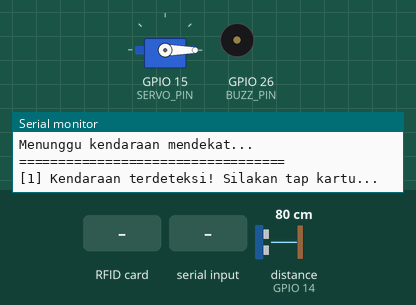
Bench run of a sketch on a simulated ESP32. On the bench: servo, buzzer (waves = sounding, pin HIGH), the last lines printed to the serial monitor. Wiring (inferred from the names in the program): ultrasonic range finder: trigger GPIO 12; echo GPIO 14. Inputs (shaded band) come from the test bench; at power-on: distance to the obstacle (sensor on GPIO 14) 80 cm. The echo pulse lasts 58.3 µs per cm; pins used as bus, display or sensor lines are not drawn.

Above: at 1.2 s.
1.3 s: RFID card 5E 7A 19 C4 held to the reader
3.3 s: "HELM_OK\n" received over Serial
At 3.45 s:
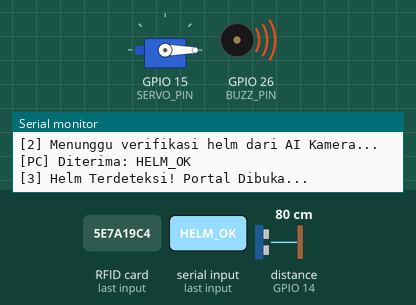
At 5.0 s:
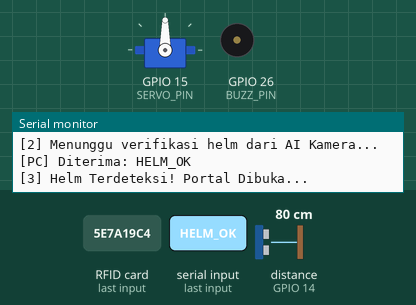
5.3 s: distance to the obstacle (sensor on GPIO 14) set to 97 cm
7.5 s: distance to the obstacle (sensor on GPIO 14) set to 103 cm
At 9.9 s:
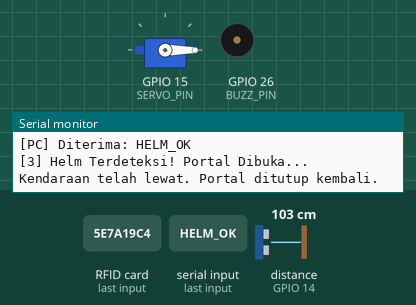
Timing chart, 0 to 11.4 s (numbered marks = the images above; inputs shaded):
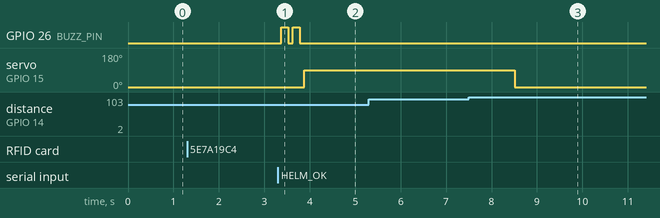

Measured:
- the behaviour switches between 100 and 101 cm on distance to the obstacle (sensor on GPIO 14) (found by bisection; images 2 and 3)
- after the input at 3.3 s, GPIO 26 (BUZZ_PIN): alternates HIGH for 0.15 s and LOW for 0.10 s, 4 changes in all, then stays LOW, starting after 0.08 s; servo on GPIO 15 (SERVO_PIN): 0° → 90° after 0.58 s
- after the input at 5.3 s, every drawn part: stays the same
- after the input at 7.5 s, servo on GPIO 15 (SERVO_PIN): 90° → 0° after 1.0 s

The sketch:

REAL_integrasi.ino
```cpp
/*
 =============================================================================
   SISTEM HELM GATE — ESP32 SKETCH (Berdasarkan REAL.ino yang sudah jalan)

   PERUBAHAN dari REAL.ino asli:
     + Ultrasonik sebagai trigger PERTAMA (sebelum RFID, sesuai workflow)
     + Kirim "RFID:<UID>" ke PC saat kartu ditap (untuk logging)
     + Terima "HELM_OK" / "NO_HELM" dari PC (protokol tetap sama)
     + Tambah BUZZER untuk indikator akses ditolak
     + State machine ringan (tanpa blocking while)

   PIN (persis sama dengan REAL.ino kamu):
     SERVO  → GPIO 15   (tidak berubah)
     SS     → GPIO 5    (tidak berubah)
     RST    → GPIO 22   (tidak berubah)
     TRIG   → GPIO 12   (tidak berubah)
     ECHO   → GPIO 14   (tidak berubah)
     BUZZER → GPIO 26   (BARU — tambah kabel ke buzzer)

   LIBRARY yang dibutuhkan (sudah kamu install):
     - MFRC522
     - ESP32Servo
 =============================================================================
*/

#include <SPI.h>
#include <MFRC522.h>
#include <ESP32Servo.h>

// ── PIN — sama persis dengan REAL.ino kamu ──
#define SS_PIN    5
#define RST_PIN   22
#define SERVO_PIN 15
#define TRIG_PIN  12
#define ECHO_PIN  14
#define BUZZ_PIN  26   // ← BARU: sambungkan buzzer ke GPIO 26

// ── Objek hardware ──
MFRC522 rfid(SS_PIN, RST_PIN);
Servo   portalServo;

// ── Konfigurasi sistem ──
const int   JARAK_DETEKSI_CM  = 100;    // jarak ultrasonik deteksi kendaraan (cm)
const int   JARAK_LEWAT_CM    = 100;   // jarak ultrasonik untuk nutup portal (sama REAL.ino)
const int   TIMEOUT_PC_MS     = 15000; // tunggu Python max 15 detik
const int   TIMEOUT_RFID_MS   = 10000; // tunggu RFID tap max 10 detik
const int   DEBOUNCE_MS       = 1500;  // jeda antar baca kartu

// ── State Machine ──
enum State {
  IDLE,             // scan ultrasonik, tunggu kendaraan
  TUNGGU_RFID,      // kendaraan terdeteksi, tunggu tap kartu
  TUNGGU_PC,        // RFID ditap, tunggu respons Python
  BUKA_PORTAL,      // HELM_OK diterima, portal terbuka
  TOLAK_AKSES,      // NO_HELM / timeout, akses ditolak
  COOLDOWN          // jeda 2 detik sebelum kembali IDLE
};

State  state         = IDLE;
unsigned long timerMulai = 0;
String bufferSerial  = "";

// ─────────────────────────────────────────
//  FUNGSI ULTRASONIK (sama persis REAL.ino)
// ─────────────────────────────────────────
long bacaJarak() {
  digitalWrite(TRIG_PIN, LOW);
  delayMicroseconds(2);
  digitalWrite(TRIG_PIN, HIGH);
  delayMicroseconds(10);
  digitalWrite(TRIG_PIN, LOW);
  long durasi = pulseIn(ECHO_PIN, HIGH, 30000UL); // timeout 30ms
  if (durasi == 0) return 999;
  return durasi * 0.034 / 2;
}

// ─────────────────────────────────────────
//  FUNGSI RFID (sama persis REAL.ino)
// ─────────────────────────────────────────
String bacaUID() {
  if (!rfid.PICC_IsNewCardPresent()) return "";
  if (!rfid.PICC_ReadCardSerial())  return "";

  String uid = "";
  for (byte i = 0; i < rfid.uid.size; i++) {
    if (rfid.uid.uidByte[i] < 0x10) uid += "0";
    uid += String(rfid.uid.uidByte[i], HEX);
  }
  uid.toUpperCase();

  rfid.PICC_HaltA();
  rfid.PCD_StopCrypto1();
  return uid;
}

// ─────────────────────────────────────────
//  FUNGSI BACA SERIAL (non-blocking)
// ─────────────────────────────────────────
// Menggantikan Serial.readStringUntil() yang blocking di REAL.ino
bool bacaSerial(String &output) {
  while (Serial.available() > 0) {
    char c = (char)Serial.read();
    if (c == '\n') {
      output = bufferSerial;
      output.trim();
      bufferSerial = "";
      return true;
    } else if (c != '\r') {
      bufferSerial += c;
    }
  }
  return false;
}

// ─────────────────────────────────────────
//  FUNGSI BUZZER
// ─────────────────────────────────────────
void buzzerOK() {
  // 2 beep pendek = akses diterima
  for (int i = 0; i < 2; i++) {
    digitalWrite(BUZZ_PIN, HIGH); delay(150);
    digitalWrite(BUZZ_PIN, LOW);  delay(100);
  }
}

void buzzerGagal() {
  // 1 beep panjang = akses ditolak
  digitalWrite(BUZZ_PIN, HIGH); delay(700);
  digitalWrite(BUZZ_PIN, LOW);
}

// ─────────────────────────────────────────
//  TRANSISI STATE
// ─────────────────────────────────────────
void pindahState(State baru) {
  state      = baru;
  timerMulai = millis();
}

// ─────────────────────────────────────────
//  SETUP (sama dengan REAL.ino + pin buzzer)
// ─────────────────────────────────────────
void setup() {
  Serial.begin(115200);
  SPI.begin();
  rfid.PCD_Init();

  portalServo.attach(SERVO_PIN);
  portalServo.write(0);  // portal tertutup

  pinMode(TRIG_PIN, OUTPUT);
  pinMode(ECHO_PIN, INPUT);
  pinMode(BUZZ_PIN, OUTPUT);  // BARU
  digitalWrite(BUZZ_PIN, LOW);

  while (Serial.available()) Serial.read();  // bersihkan buffer

  Serial.println("==================================");
  Serial.println("Sistem Parkir Otomatis AI Camera");
  Serial.println("Status: SIAP!");
  Serial.println("Menunggu kendaraan mendekat...");
  Serial.println("==================================");

  pindahState(IDLE);
}

// ─────────────────────────────────────────
//  LOOP UTAMA — STATE MACHINE
// ─────────────────────────────────────────
void loop() {
  unsigned long sekarang = millis();
  String pesanPC = "";
  bool adaPesanPC = bacaSerial(pesanPC);

  // ───────────────────────────────────────
  //  IDLE: scan ultrasonik, tunggu kendaraan
  // ───────────────────────────────────────
  if (state == IDLE) {
    long jarak = bacaJarak();
    if (jarak < JARAK_DETEKSI_CM) {
      Serial.println("\n[1] Kendaraan terdeteksi! Silakan tap kartu...");
      pindahState(TUNGGU_RFID);
    }
  }

  // ───────────────────────────────────────
  //  TUNGGU_RFID: tunggu tap kartu RFID
  // ───────────────────────────────────────
  else if (state == TUNGGU_RFID) {
    if (sekarang - timerMulai > TIMEOUT_RFID_MS) {
      Serial.println("[!] Timeout tap kartu. Sistem reset.");
      pindahState(COOLDOWN);
      return;
    }

    String uid = bacaUID();
    if (uid.length() > 0) {
      Serial.println("[1] Kartu terdeteksi! Memproses...");
      delay(500);
      Serial.println("[1] Pembayaran Rp 5000 Berhasil.");

      // Kirim UID ke Python untuk logging
      // Format: "RFID:<uid>" → Python catat di CSV/DB
      Serial.println("RFID:" + uid);

      Serial.println("[2] Menunggu verifikasi helm dari AI Kamera...");
      pindahState(TUNGGU_PC);
      delay(DEBOUNCE_MS);
    }
  }

  // ───────────────────────────────────────
  //  TUNGGU_PC: tunggu respons Python
  //  Protokol sama persis REAL.ino: HELM_OK / NO_HELM
  // ───────────────────────────────────────
  else if (state == TUNGGU_PC) {
    if (sekarang - timerMulai > TIMEOUT_PC_MS) {
      Serial.println("[!] ERROR: Kamera tidak merespons (Timeout). Portal tetap ditutup.");
      buzzerGagal();
      pindahState(COOLDOWN);
      return;
    }

    if (adaPesanPC) {
      // Tampilkan semua pesan masuk (sama dengan REAL.ino asli)
      Serial.print("[PC] Diterima: ");
      Serial.println(pesanPC);

      if (pesanPC == "HELM_OK") {
        Serial.println("[3] Helm Terdeteksi! Portal Dibuka...");
        buzzerOK();
        portalServo.write(90);   // buka portal (sama REAL.ino)
        pindahState(BUKA_PORTAL);

      } else if (pesanPC == "NO_HELM") {
        Serial.println("[!] AKSES DITOLAK: Pengendara tidak menggunakan helm!");
        Serial.println("    Sistem direset. Portal tetap ditutup.");
        buzzerGagal();
        pindahState(TOLAK_AKSES);
      }
    }
  }

  // ───────────────────────────────────────
  //  BUKA_PORTAL: tunggu kendaraan lewat
  //  (sama persis logika REAL.ino — ultrasonik jarak > 100cm)
  // ───────────────────────────────────────
  else if (state == BUKA_PORTAL) {
    long jarak = bacaJarak();
    if (jarak >= JARAK_LEWAT_CM) {
      delay(1000);               // jeda 1 detik (sama REAL.ino)
      portalServo.write(0);      // tutup portal
      Serial.println("Kendaraan telah lewat. Portal ditutup kembali.");
      pindahState(COOLDOWN);
    }
  }

  // ───────────────────────────────────────
  //  TOLAK_AKSES: tampilkan pesan 2 detik lalu reset
  // ───────────────────────────────────────
  else if (state == TOLAK_AKSES) {
    if (sekarang - timerMulai > 2000) {
      pindahState(COOLDOWN);
    }
  }

  // ───────────────────────────────────────
  //  COOLDOWN: jeda sebelum kembali ke IDLE
  // ───────────────────────────────────────
  else if (state == COOLDOWN) {
    if (sekarang - timerMulai > 2000) {
      Serial.println("\n--- Menunggu kendaraan selanjutnya ---");
      pindahState(IDLE);
    }
  }

  delay(50);  // ~20Hz loop
}
```
